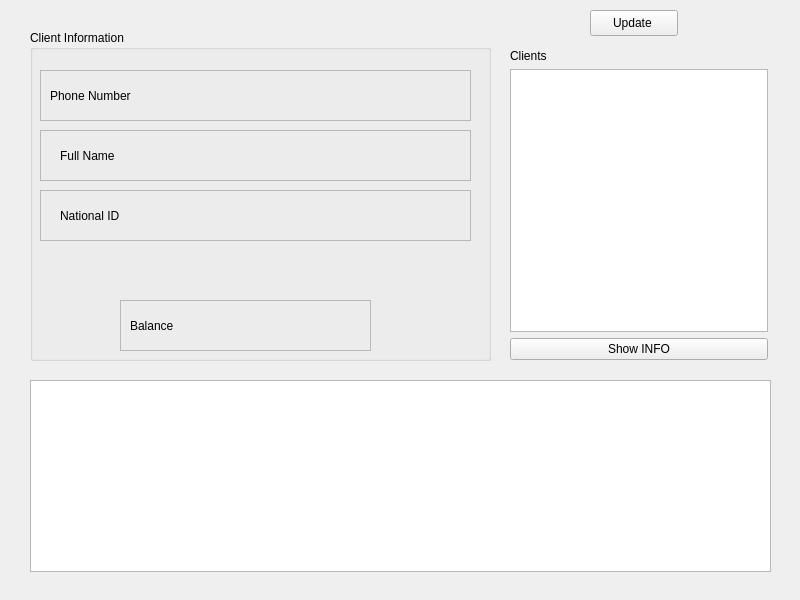
<?xml version="1.0" encoding="UTF-8"?>
<ui version="4.0">
 <class>MainWindow</class>
 <widget class="QMainWindow" name="MainWindow">
  <property name="geometry">
   <rect>
    <x>0</x>
    <y>0</y>
    <width>800</width>
    <height>600</height>
   </rect>
  </property>
  <property name="windowTitle">
   <string>MainWindow</string>
  </property>
  <widget class="QWidget" name="centralwidget">
   <widget class="QGroupBox" name="groupBox">
    <property name="geometry">
     <rect>
      <x>30</x>
      <y>30</y>
      <width>461</width>
      <height>331</height>
     </rect>
    </property>
    <property name="title">
     <string>Client Information</string>
    </property>
    <widget class="QFrame" name="nationalID_frame_2">
     <property name="geometry">
      <rect>
       <x>10</x>
       <y>160</y>
       <width>431</width>
       <height>51</height>
      </rect>
     </property>
     <property name="frameShape">
      <enum>QFrame::StyledPanel</enum>
     </property>
     <property name="frameShadow">
      <enum>QFrame::Raised</enum>
     </property>
     <widget class="QLabel" name="nationalID_label_2">
      <property name="geometry">
       <rect>
        <x>20</x>
        <y>10</y>
        <width>81</width>
        <height>31</height>
       </rect>
      </property>
      <property name="text">
       <string>National ID</string>
      </property>
     </widget>
     <widget class="QLabel" name="user_NationalID_2">
      <property name="geometry">
       <rect>
        <x>130</x>
        <y>10</y>
        <width>271</width>
        <height>31</height>
       </rect>
      </property>
      <property name="text">
       <string/>
      </property>
     </widget>
    </widget>
    <widget class="QFrame" name="Balance_frame_2">
     <property name="geometry">
      <rect>
       <x>90</x>
       <y>270</y>
       <width>251</width>
       <height>51</height>
      </rect>
     </property>
     <property name="frameShape">
      <enum>QFrame::StyledPanel</enum>
     </property>
     <property name="frameShadow">
      <enum>QFrame::Raised</enum>
     </property>
     <widget class="QLabel" name="Balance_label_2">
      <property name="geometry">
       <rect>
        <x>10</x>
        <y>10</y>
        <width>61</width>
        <height>31</height>
       </rect>
      </property>
      <property name="text">
       <string>Balance</string>
      </property>
     </widget>
     <widget class="QLabel" name="user_balance_2">
      <property name="geometry">
       <rect>
        <x>80</x>
        <y>10</y>
        <width>151</width>
        <height>31</height>
       </rect>
      </property>
      <property name="text">
       <string/>
      </property>
     </widget>
    </widget>
    <widget class="QFrame" name="phoneNumber_frame_2">
     <property name="geometry">
      <rect>
       <x>10</x>
       <y>40</y>
       <width>431</width>
       <height>51</height>
      </rect>
     </property>
     <property name="frameShape">
      <enum>QFrame::StyledPanel</enum>
     </property>
     <property name="frameShadow">
      <enum>QFrame::Raised</enum>
     </property>
     <widget class="QLabel" name="phoneNumber_label_2">
      <property name="geometry">
       <rect>
        <x>10</x>
        <y>10</y>
        <width>101</width>
        <height>31</height>
       </rect>
      </property>
      <property name="text">
       <string>Phone Number</string>
      </property>
     </widget>
     <widget class="QLabel" name="user_phone_Number_2">
      <property name="geometry">
       <rect>
        <x>130</x>
        <y>10</y>
        <width>271</width>
        <height>31</height>
       </rect>
      </property>
      <property name="text">
       <string/>
      </property>
     </widget>
    </widget>
    <widget class="QFrame" name="fullName_frame_2">
     <property name="enabled">
      <bool>true</bool>
     </property>
     <property name="geometry">
      <rect>
       <x>10</x>
       <y>100</y>
       <width>431</width>
       <height>51</height>
      </rect>
     </property>
     <property name="autoFillBackground">
      <bool>false</bool>
     </property>
     <property name="frameShape">
      <enum>QFrame::StyledPanel</enum>
     </property>
     <property name="frameShadow">
      <enum>QFrame::Raised</enum>
     </property>
     <widget class="QLabel" name="fullName_label_2">
      <property name="geometry">
       <rect>
        <x>20</x>
        <y>10</y>
        <width>81</width>
        <height>31</height>
       </rect>
      </property>
      <property name="text">
       <string>Full Name</string>
      </property>
     </widget>
     <widget class="QLabel" name="user_fullName_2">
      <property name="geometry">
       <rect>
        <x>130</x>
        <y>10</y>
        <width>271</width>
        <height>31</height>
       </rect>
      </property>
      <property name="text">
       <string/>
      </property>
     </widget>
    </widget>
   </widget>
   <widget class="QTableView" name="tableView">
    <property name="geometry">
     <rect>
      <x>30</x>
      <y>380</y>
      <width>741</width>
      <height>192</height>
     </rect>
    </property>
   </widget>
   <widget class="QWidget" name="layoutWidget">
    <property name="geometry">
     <rect>
      <x>510</x>
      <y>49</y>
      <width>258</width>
      <height>311</height>
     </rect>
    </property>
    <layout class="QVBoxLayout" name="verticalLayout">
     <item>
      <widget class="QLabel" name="Clients_label">
       <property name="text">
        <string>Clients</string>
       </property>
      </widget>
     </item>
     <item>
      <widget class="QListWidget" name="Clients_list"/>
     </item>
     <item>
      <widget class="QPushButton" name="pushButton">
       <property name="text">
        <string>Show INFO</string>
       </property>
      </widget>
     </item>
    </layout>
   </widget>
   <widget class="QPushButton" name="Update_Button">
    <property name="geometry">
     <rect>
      <x>590</x>
      <y>10</y>
      <width>88</width>
      <height>26</height>
     </rect>
    </property>
    <property name="text">
     <string>Update </string>
    </property>
   </widget>
  </widget>
 </widget>
 <resources/>
 <connections/>
</ui>
